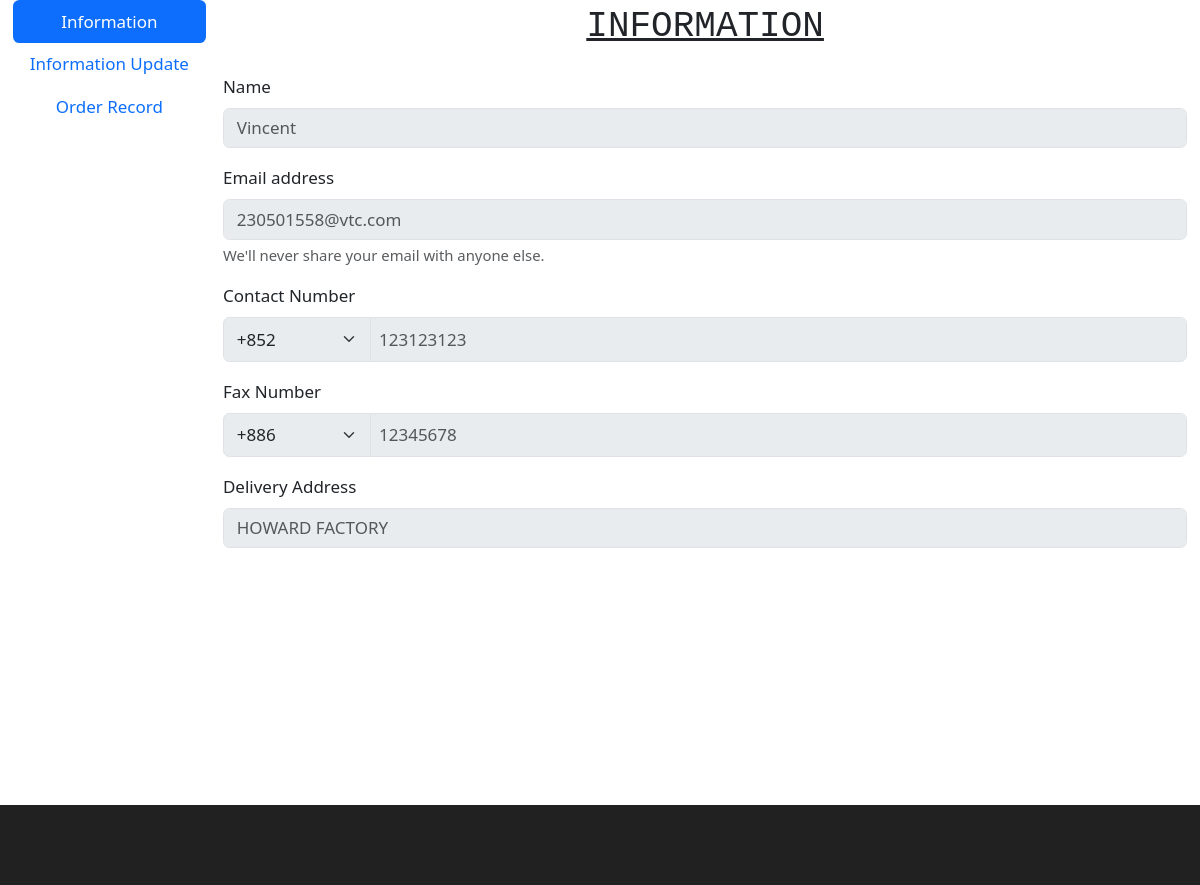
Screenshot of /dealer/information.php (signed in) with the database file from the repository.
### tables this page shows
CREATE TABLE IF NOT EXISTS `dealer` (
  `dealerID` mediumint NOT NULL AUTO_INCREMENT,
  `dealerEmail` varchar(100) NOT NULL,
  `password` varchar(150) NOT NULL,
  `dealerName` varchar(100) DEFAULT NULL,
  `contactNumber` varchar(30) DEFAULT NULL,
  `faxNumber` varchar(30) DEFAULT NULL,
  `deliveryAddress` varchar(255) DEFAULT NULL,
  PRIMARY KEY (`dealerID`)
);

### dealer/information.php (the view, shortened to what this page needs)
<?php
require_once('../db/connet.php');
?>
<?php
$dealer_name = "";
$dealer_email = "";
$contact_areaCode = "";
$dealer_contact = "";
$fax_areaCode = "";
$dealer_fax = "";
$dealer_address = "";
if (isset($_SESSION['dealer'])) {
    $dealer = $_SESSION['dealer'];
    $stmt = $conn->prepare("SELECT dealerID,dealerName,dealerEmail, contactNumber, faxNumber, deliveryAddress FROM dealer WHERE dealerEmail = ?");
    $stmt->bind_param("s", $dealer);
    $stmt->execute();
    $result = $stmt->get_result();
    if ($result->num_rows > 0) {
        $row = $result->fetch_assoc();
        $dealer_email = $row['dealerEmail'];
        if($row['dealerName'] ==null){$dealer_name = "Not Set";}
          else{$dealer_name = $row['dealerName'];}
        if($row['contactNumber'] == null){$dealer_contact = "Not Set";}
          else{
            $partForContact = explode('-', $row['contactNumber']);
            if (count($partForContact) === 2) {
                $contact_areaCode = $partForContact[0];
                $dealer_contact = $partForContact[1];
            }}
        if($row['faxNumber'] == null){$dealer_fax = "Not Set";}
          else{$partForFax = explode('-', $row['faxNumber']);
            if (count($partForFax) === 2) {
                $fax_areaCode = $partForFax[0];
                $dealer_fax = $partForFax[1];
            }}
        if($row['deliveryAddress'] == null){$dealer_address = "Not Set";}
        else{$dealer_address = $row['deliveryAddress'];}
    }
}
?>
<!DOCTYPE html>
<html lang="en">
<head>
    <link href="https://cdn.jsdelivr.net/npm/bootstrap@5.3.3/dist/css/bootstrap.min.css" rel="stylesheet"
 />
    <link rel="stylesheet" href="./assets/css/style-prefix.css" />
    <link rel="stylesheet" href="./assets/css/style-information.css" />
</head>
<body>
    <main>
        <div class="productDetail-container">
            <div class="container" style=" margin-bottom: 30vh; width: 2000px;">
                <div class="d-lg-flex justify-content-between">
                    <div class="nav flex-column nav-pills me-3" id="v-pills-tab" role="tablist"
                        aria-orientation="vertical">
                        <button class="nav-link active" id="v-pills-information-tab" data-bs-toggle="pill"
                            data-bs-target="#v-pills-information" type="button" role="tab"
                            aria-controls="v-pills-information" aria-selected="true">Information</button>
                        <button class="nav-link" id="v-pills-update-tab" data-bs-toggle="pill"
                            data-bs-target="#v-pills-update" type="button" role="tab" aria-controls="v-pills-update"
                            aria-selected="false">Information Update</button>
                        <button class="nav-link" id="v-pills-Order-tab" data-bs-toggle="pill"
                            data-bs-target="#v-pills-Order" type="button" role="tab" aria-controls="v-pills-Order"
                            aria-selected="false">Order Record</button>
                    </div>
                    <div class="flex-grow-1 tab-content" id="v-pills-tabContent">
                        <div class="tab-pane fade show active" id="v-pills-information" role="tabpanel"
                            aria-labelledby="v-pills-information-tab">
                            <div class="information-title">information</div>
                            <div class="row">
                                <div class="col">
                                    <div class="mb-3">
                                        <label class="form-label">Name</label>
                                        <input type="text" class="form-control" placeholder="<?php echo $dealer_name ?>"
                                            disabled />
                                    </div>
                                    <div class="mb-3">
                                        <label class="form-label">Email address</label>
                                        <input type="email" class="form-control" id="exampleInputEmail1"
                                            aria-describedby="emailHelp" placeholder="<?php echo $dealer_email ?>"
                                            disabled />
                                        <div id="emailHelp" class="form-text">
                                            We'll never share your email with anyone else.
                                        </div>
                                    </div>
                                    <div class="mb-3">
                                        <label class="form-label">Contact Number</label>
                                        <div class="input-group">
                                            <select class="form-select" id="inputGroupSelect01" disabled>
                                                <option selected>+<?php echo $contact_areaCode?></option>
                                            </select>
                                            <input type="number" class="form-control w-75 p-2" id="basic-url"
                                                aria-describedby="basic-addon3 basic-addon4"
                                                placeholder="<?php echo $dealer_contact ?>" disabled />
                                        </div>
                                    </div>
                                    <div class="mb-3">
                                        <label for="basic-url" class="form-label">Fax Number</label>
                                        <div class="input-group">
                                            <select class="form-select" id="inputGroupSelect01" disabled>
                                                <option selected>+<?php echo $fax_areaCode ?></option>
                                            </select>
                                            <input type="number" class="form-control w-75 p-2" id="basic-url"
                                                aria-describedby="basic-addon3 basic-addon4"
                                                placeholder="<?php echo $dealer_fax ?>" disabled />
                                        </div>
                                    </div>
                                    <div class="mb-3">
                                        <label for="basic-url" class="form-label">Delivery Address</label>
                                        <div class="input-group">
                                            <input type="text" class="form-control" id="basic-url"
                                                aria-describedby="basic-addon3 basic-addon4"
                                                placeholder="<?php echo $dealer_address ?>" disabled />
                                        </div>
                                    </div>
                                </div>
                            </div>
                        </div>
                    </div>
                </div>
            </div>
        </div>
    </main>
    <footer>
    </footer>
</body>
</html>

### dealer/assets/css/style-prefix.css (style rules this page uses)
:root { --spanish-gray: hsl(0, 0%, 60%); --sonic-silver: hsl(0, 0%, 47%); --eerie-black: hsl(0, 0%, 13%); --salmon-pink: hsl(353, 100%, 78%); --sandy-brown: hsl(29, 90%, 65%); --bittersweet: hsl(0, 100%, 70%); --ocean-green: hsl(152, 51%, 52%); --davys-gray: hsl(0, 0%, 33%); --cultured: hsl(0, 0%, 93%); --white: hsl(0, 100%, 100%); --onyx: hsl(0, 0%, 27%); --fs-1: 1.563rem; --fs-2: 1.375rem; --fs-3: 1.25rem; --fs-4: 1.125rem; --fs-5: 1rem; --fs-6: 0.938rem; --fs-7: 0.875rem; --fs-8: 0.813rem; --fs-9: 0.75rem; --fs-10: 0.688rem; --fs-11: 0.625rem; --weight-300: 300; --weight-400: 400; --weight-500: 500; --weight-600: 600; --weight-700: 700; --border-radius-md: 10px; --border-radius-sm: 5px; --transition-timing: 0.2s ease; }
*, *::before, *::after { user-select: none; margin: 0; padding: 0; box-sizing: border-box; }
button { background: none; font: inherit; border: none; cursor: pointer; }
img, ion-icon, button, a { display: block; }
html { font-family: "Poppins", sans-serif; -ms-scroll-chaining: none; overscroll-behavior: contain; }
input { display: block; width: 100%; font: inherit; }
input::placeholder { font: inherit; }
body { background: var(--white); }
footer { background: var(--eerie-black); padding: 30px 0; }
@media (min-width: 480px) { :root { --fs-1: 1.875rem; } }
@media (min-width: 768px) { :root { --fs-1: 2.375rem; } }
@media (min-width: 768px) { html { font-size: 17px; } }
@media (min-width: 768px) { .container { max-width: 750px; margin: auto; } }
@media (min-width: 1024px) { :root { --fs-1: 2.625rem; --fs-2: 1.125rem; } }
@media (min-width: 1024px) { .container { max-width: 980px; } }
@media (min-width: 1200px) { .container { max-width: 1200px; } }
@media (min-width: 1200px) { footer { padding-top: 50px; } }

### dealer/assets/css/style-information.css (style rules this page uses)
.information-title { font-family: 'Courier New', Courier, monospace; font-size:36px; text-align: center; text-decoration: underline; text-transform: uppercase; font-weight: bolds; margin-bottom: 20px; }

### rows the page displays
dealer: dealerName "Vincent", dealerEmail "230501558@vtc.com", contactNumber "123123123", faxNumber "12345678", deliveryAddress "HOWARD FACTORY"
